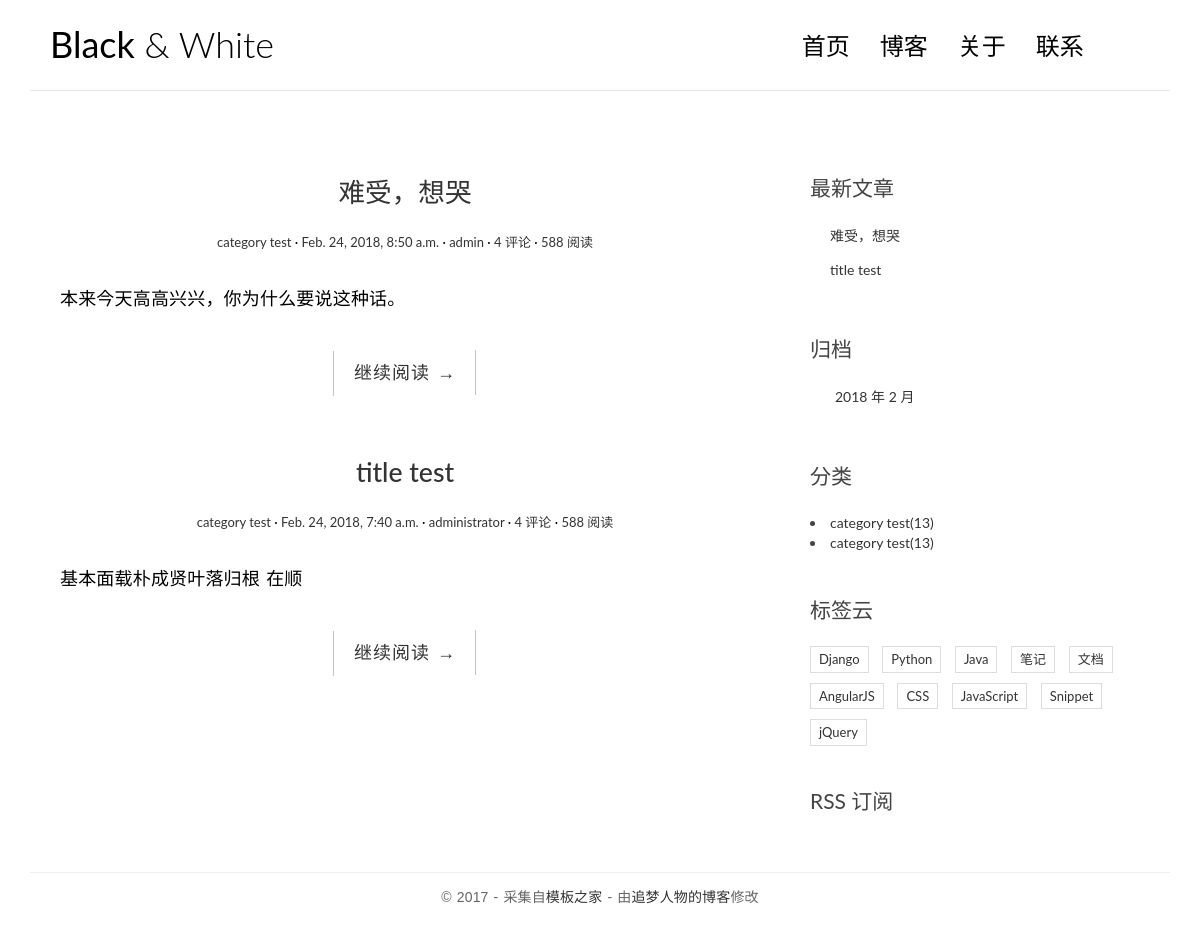
The app's page /, older data.
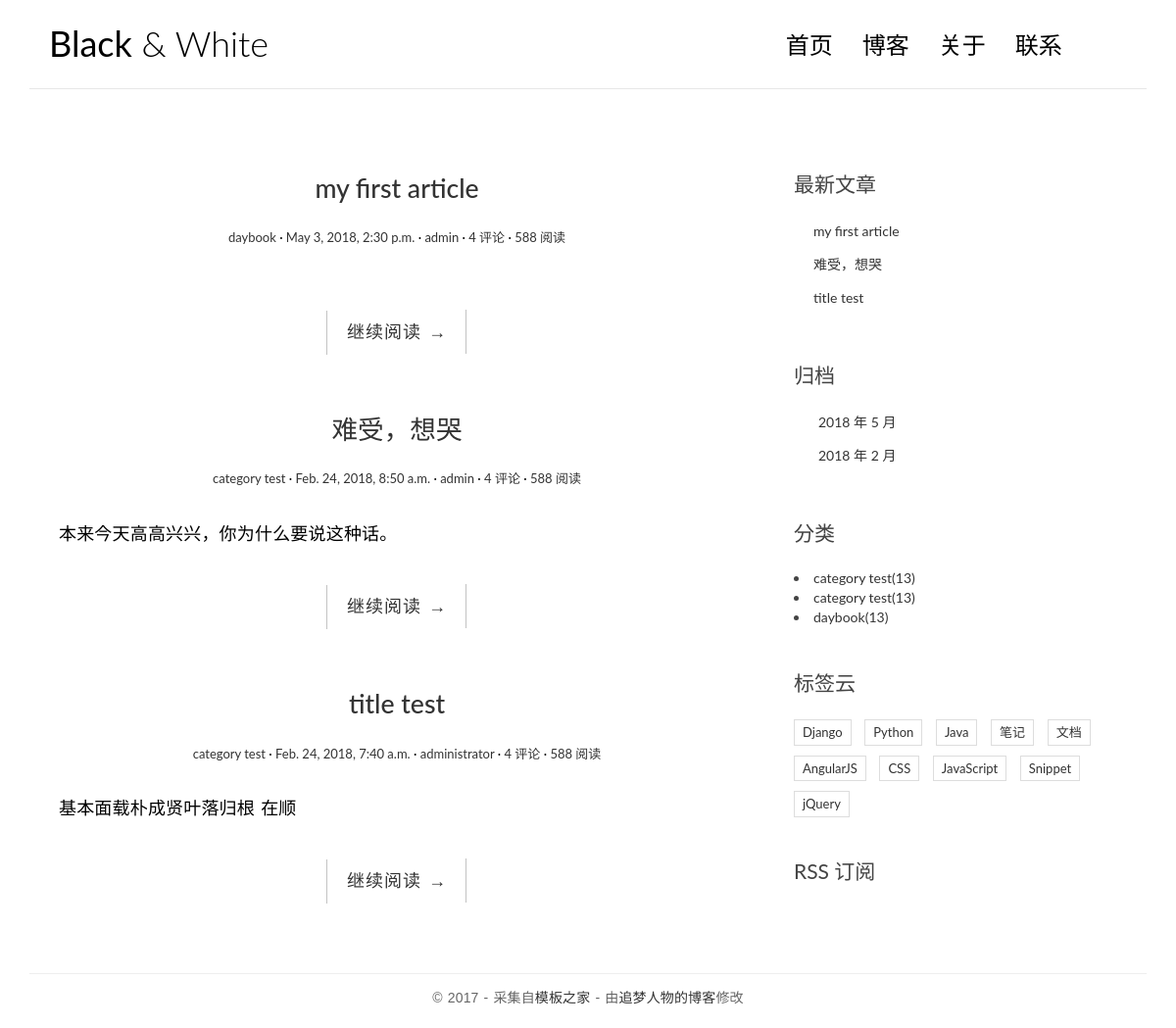
The same page, newer data.
### blog/models.py (models this page shows, shortened)
class Post(models.Model):
    title = models.CharField(max_length=70)
    body = models.TextField()
    created_time = models.DateTimeField()
    modified_time = models.DateTimeField()
    excerpt = models.CharField(max_length=200, blank=True)
    category = models.ForeignKey(Category, on_delete=models.CASCADE)
    tags = models.ManyToManyField(Tag, blank=True)
    author = models.ForeignKey(User, on_delete=models.CASCADE)
    def get_absolute_url(self):
        return reverse('blog:detail', kwargs={'pk': self.pk})

class Category(models.Model):
    name = models.CharField(max_length=100)
    def __str__(self):
        return self.name

### blog/views.py (the view)
# urls.py: path('', views.index, name='index'),
def index(request):
    post_list = Post.objects.all().order_by('-created_time')
    return render(request, 'blog/index.html', context={'post_list': post_list})

### blog/templatetags/blog_tags.py (called while the page is built)
@register.simple_tag
def get_recent_posts(num=5):
    return Post.objects.all().order_by('-created_time')[:num]

@register.simple_tag
def archives():
    return Post.objects.dates('created_time', 'month', order='DESC')

@register.simple_tag
def get_categories():
    return Category.objects.all()

### blog/templates/blog/index.html
{% extends 'blog/base.html' %}
{% block main %}
           {% for post in post_list %}
                <article class="post post-{{ post.pk }}">
                    <header class="entry-header">
                        <h1 class="entry-title">
                            <a href="{{ post.get_absolute_url }}">{{ post.title }}</a>
                        </h1>
                        <div class="entry-meta">
                            <span class="post-category"><a href="#">{{ post.category }}</a></span>
                            <span class="post-date"><a href="#"><time class="entry-date"
                                                                      datetime="{{ post.created_time }}">{{ post.created_time }}</time></a></span>
                            <span class="post-author"><a href="#">{{ post.author }}</a></span>
                            <span class="comments-link"><a href="#">4 评论</a></span>
                            <span class="views-count"><a href="#">588 阅读</a></span>
                        </div>
                    </header>
                    <div class="entry-content clearfix">
                        <p>{{ post.excerpt }}</p>
                        <div class="read-more cl-effect-14">
                            <a href="{{ post.get_absolute_url }}" class="more-link">继续阅读 <span class="meta-nav">→</span></a>
                        </div>
                    </div>
                </article>
                {% empty %}
                    <div class="no-post">暂无文章发布！</div>
                {% endfor %}
{% endblock main %}

### blog/templates/blog/base.html (shortened to what the changed rows need)
{% load staticfiles %}
{% load blog_tags %}
<!DOCTYPE html>
<html>
<head>
    <link rel="stylesheet" href="http://code.ionicframework.com/ionicons/2.0.1/css/ionicons.min.css">
    <link rel="stylesheet" href="{% static 'blog/css/bootstrap.min.css' %}">
    <link rel="stylesheet" href="{% static 'blog/css/pace.css' %}">
    <link rel="stylesheet" href="{% static 'blog/css/custom.css' %}">
</head>
<body>
<div class="container">
    <header id="site-header">
        <div class="row">
            <div class="col-md-4 col-sm-5 col-xs-8">
                <div class="logo">
                    <h1><a href="index.html"><b>Black</b> &amp; White</a></h1>
                </div>
            </div>
        </div>
    </header>
</div>
<div class="content-body">
    <div class="container">
        <div class="row">
            <main class="col-md-8">
                {% block main %}
                {% endblock main %}
            </main>
            <aside class="col-md-4">
                <div class="widget widget-recent-posts">
                    {% get_recent_posts as recent_post_list %}
                    <ul>
                        {% for post in recent_post_list %}
                            <li>
                            <a href="{{ post.get_absolute_url }}">{{ post.title }}</a>
                            </li>
                            {% empty %}
                            暂无文章！
                        {% endfor %}
                    </ul>
                </div>
                <div class="widget widget-archives">
                    {% archives as date_list %}
                    <ul>
                        {% for date in date_list %}
                            <li>
                            <a href="{% url 'blog:archives' date.year date.month %}">{{ date.year }} 年 {{ date.month }} 月</a>
                            </li>
                            {% empty %}
                            暂无归档！
                        {% endfor %}
                    </ul>
                </div>
                <div class="widget widget-category">
                    {% get_categories as category_list %}
                    {% for category in category_list %}
                        <li>
                            <a href="#">{{ category.name }}<span class="post-count">(13)</span> </a>
                        </li>
                        {% empty %}
                        暂无分类！
                    {% endfor %}
                </div>
            </aside>
        </div>
    </div>
</div>
</body>
</html>

Row changes from the older to the newer data that the page shows:
added Post: title "my first article", category "daybook", created_time "May 3, 2018, 2:30 p.m.", author "admin"
added Category: name "daybook"
Text that changed along with them:
new list line: "2018 年 5 月"
